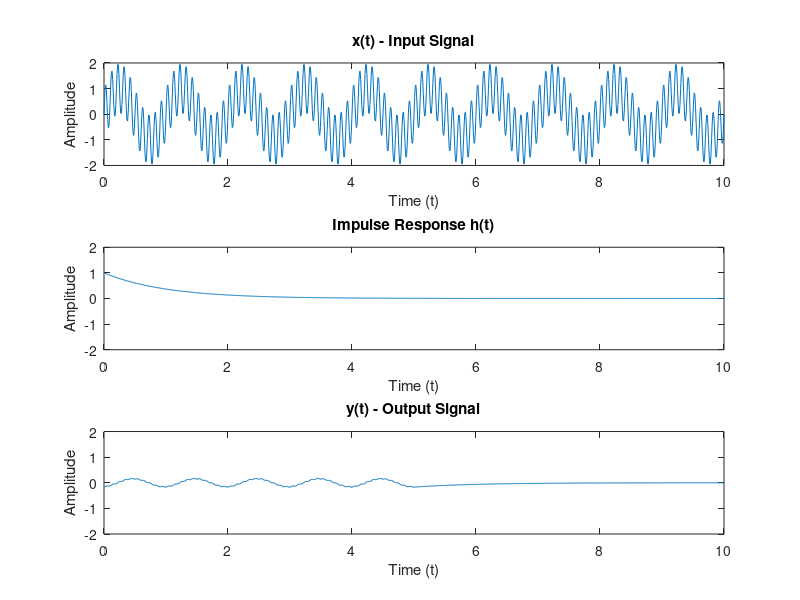

Source code (MATLAB):
% Define parameters
f1 = 1; f2 = 10;
t = 0:0.01:10;

% Define x(t) and h(t)
x = sin(2*pi*f1*t) + sin(2*pi*f2*t);
h = exp(-t).*(t>=0);

% Perform convolution
y = conv(x, h, 'same') * 0.01;

% Set axis limits
x_limits = [0 10];
y_limits = [-2 2]; % Adjust based on the amplitude of y(t)

% Plot results
subplot(3,1,1); plot(t, x); title('x(t) - Input Signal');
xlabel('Time (t)'); ylabel('Amplitude');
axis([x_limits y_limits]);

subplot(3,1,2); plot(t, h); title('Impulse Response h(t)');
xlabel('Time (t)'); ylabel('Amplitude');
axis([x_limits y_limits]);

subplot(3,1,3); plot(t, y); title('y(t) - Output Signal');
xlabel('Time (t)'); ylabel('Amplitude');
axis([x_limits y_limits]);

